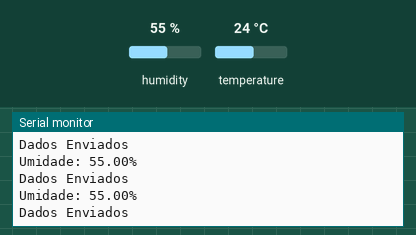
A sketch run on a simulated Arduino Uno, built with avr-gcc and run on an emulated ATmega328P. On the bench: the last lines printed to the serial monitor. The inputs (shaded band) are chosen by the test bench; at power-on: humidity 55 %, temperature 24 °C.

Above: at 2.9 s.
3.0 s: humidity set to 22 %
At 4.57 s:
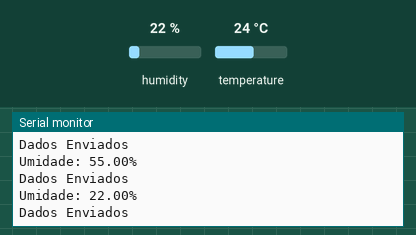
5.9 s: humidity set to 40 %
At 6.74 s:
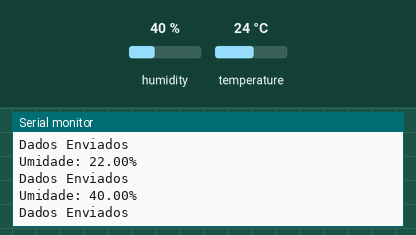
Timing chart, 0 to 8.9 s (numbered marks = the images above; inputs shaded):
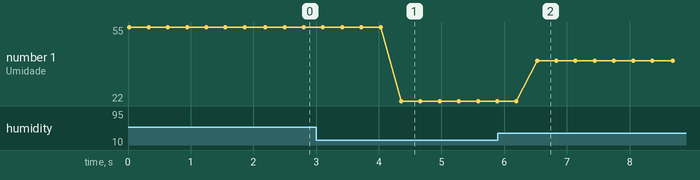

The sketch:

SENSOR_UMIDADE.ino
```cpp
#include <DHT.h>
#include <SoftwareSerial.h>

SoftwareSerial bluetooth(2,3);

#define HT A0
#define TipoDHT DHT11

DHT dht(HT, TipoDHT);

void setup() {
  Serial.begin(9600);
  Serial.println("teste de DHT");
  bluetooth.begin(9600);
  dht.begin();
}

void loop() {
  float u = dht.readHumidity();
  if(isnan(u)){
    Serial.println("erro com DHT");
    return;
  }
  Serial.print("Umidade: ");
  Serial.print(u);
  Serial.println("%");
  Serial.println("Dados Enviados");
  bluetooth.print(u);
  delay(300);
}
```

Measured:
- after the input at 3.0 s, the serial monitor: prints a new line after 1.4 s (image 1)
- after the input at 5.9 s, the serial monitor: prints a new line after 0.62 s (image 2)
- plotted number 1: 55 → 22 after the input at 3.0 s, 22 → 40 after the input at 5.9 s
